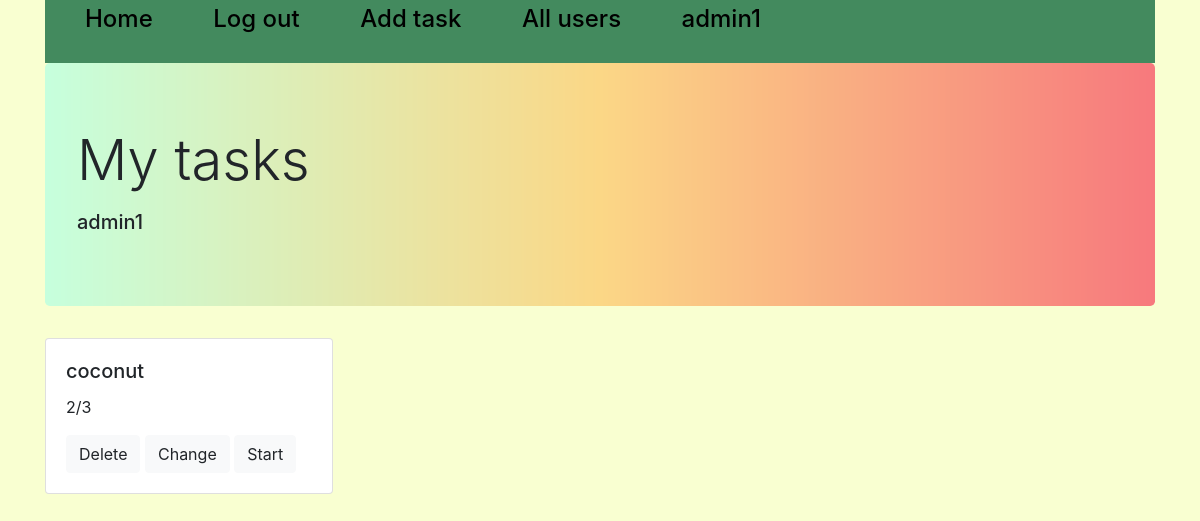
The page /all_tasks/1 (signed in) on the database its author committed.
### tables this page shows
CREATE TABLE users 
                            (id INTEGER PRIMARY KEY AUTOINCREMENT, 
                             user_name VARCHAR(50),
                             password_hash VARCHAR(128)
                             );

CREATE TABLE tasks
                                    (id INTEGER PRIMARY KEY AUTOINCREMENT,
                                     title VARCHAR(100),
                                     content VARCHAR(10000),
                                     choices VARCHAR(1000),
                                     correct_choice VARCHAR(100)
                             );

### mainpage.py (the view)
@app.route('/all_tasks/<int:id>', methods=['GET', 'POST'])
def all_tasks(id):
    all, username = '', ''
    if 'username' not in session:
        return redirect('/login')
    if id != 0 and session['user_id'] in [1, 2]:
        all = [i[1] for i in task_user.get_all(id)]
        username = users_base.get(id)[1]
        session['list_id'] = id
    else:
        id = 0
    if id == 0:
        session['list_id'] = session['user_id']
        all = [i[1] for i in task_user.get_all(session['list_id'])]
        username = ''
    session['titles'] = []
    session['contents'] = []
    session['choices'] = []
    session['correct'] = []
    session['task_id'] = all
    for i in all:
        try:
            title, content, choices, correct_choices = tasks_model.get(i)[1:]
            session['titles'].append(title)
            session['contents'].append(content.split('\n'))
            choices = [i.split() for i in choices.split('\n')]
            session['choices'].append(choices)
            session['correct'].append(correct_choices.split('\n'))
        except Exception as e:
            all.pop(all.index(i))
    sc = scores.get_all(session['list_id'])
    scores_id = [i[-2] for i in sc]
    scores1 = []
    n_all = 0
    for i in all:
        if i in scores_id:
            n_correct = sc[scores_id.index(i)][2]
            n_all = sc[scores_id.index(i)][1]
        else:
            n_correct = 0
            try:
                n_all = len(session['contents'][all.index(i)])
            except IndexError:
                all.pop(all.index(i))
        scores1.append(str(n_correct) + '/' + str(n_all))
    session['scores'] = scores1
    print(session['contents'])
    return render_template('tasks.html', flag=True, n=range(len(all)), name=username)

### DB.py (called while the page is built)
    def get(self, user_id):
        cursor = self.connection.cursor()
        cursor.execute("SELECT * FROM users WHERE id = ?", (str(user_id),))
        row = cursor.fetchone()
        return row

    def get(self, id):
        cursor = self.connection.cursor()
        cursor.execute("SELECT * FROM tasks WHERE id = ?", (id,))
        row = cursor.fetchone()
        return row

    def get_all(self, task_id=None, user_id=None):
        cursor = self.connection.cursor()
        if user_id:
            cursor.execute("SELECT * FROM scores WHERE user_id=? AND task_id=?", (str(user_id), str(task_id)))
        else:
            cursor.execute("SELECT * FROM scores")
        rows = cursor.fetchall()
        return rows

    def get_all(self, id=None):
        cursor = self.connection.cursor()
        if id:
            cursor.execute("SELECT * FROM taskuser WHERE user_id = ?", (str(id),))
        else:
            cursor.execute("SELECT * FROM taskuser")
        rows = cursor.fetchall()
        return rows

### templates/tasks.html (shortened to what this page needs)
{% extends "base.html" %}
{% block content %}
<div class="container">
    <div class="jumbotron" style="background-image: url(/static/gradientyellow.jpg); background-size: 100%;">
        <h1 class="display-4">My tasks</h1>
        <p class="lead">
        <h5>{{name}}</h5>
    </div>
    {% if flag %}
    {% for i in n%}
    <div class="card" name={{i}} value={{i}} style="width: 18rem;">
        <div class="card-body">
            <h5 class="card-title">{{session['titles'][i]}}</h5>
            <p class="card-text">{{session['scores'][i]}}</p>
            {% if session['user_id'] == 1 or session['user_id'] == 2 %}
            <a href="/delete/{{session['task_id'][i]}}" class="btn btn-light">Delete</a>
            <a href="/add_task/{{session['task_id'][i]}}" class="btn btn-light">Change</a>
            {% endif %}
            <a href="/task/{{i}}" class="btn btn-light">Start</a>
        </div>
    </div>
    {% endfor %}
    {% endif %}
</div>
{% endblock %}

### templates/base.html (shortened to what this page needs)
<!DOCTYPE html>
<html lang="en">
<head>
    <link rel="stylesheet" href="https://stackpath.bootstrapcdn.com/bootstrap/4.3.1/css/bootstrap.min.css"
>
</head>
<body>
<div class="top_line">
    <div class="container">
        <div class="col-md-12">
            <div class="row">
                <div class="top_nav" style="background-color: #438a5e;">
                    <ul>
                        {% if "username" in session %}
                        <li><a class="navbar-brand" href="/homepage1"><h4>Home</h4></a></li>
                        <li><a class="navbar-brand" href="/login"><h4>Log out</h4></a></li>
                        {% if session['user_id'] == 1 or session['user_id'] == 2 %}
                        <li><a class="navbar-brand" href="/add_task/0"><h4>Add task</h4></a></li>
                        <li><a class="navbar-brand" href="/all_users"><h4>All users</h4></a></li>
                        {% endif %}
                        <li><a class="navbar-brand" href="/logout"><h4>{{session['username']}}</h4></a></li>
                        {% endif %}
                    </ul>
                </div>
            </div>
        </div>
    </div>
</div>
{% block content %}{% endblock %}
</body>
</html>

### templates/base.html (style rules this page uses)
body { background-color: #f9ffd1; }
.top_nav { width: 100%; }
.top_nav ul li { list-style-type: none; display: inline-block; vertical-align: center; padding-right: 40px; }
.top_nav a { color: black; }

### rows shown on the page
users: username "admin1", user_name "admin1"
tasks: title "coconut"

### other values the page prints
{{ session['scores'][i] }} "2/3"
